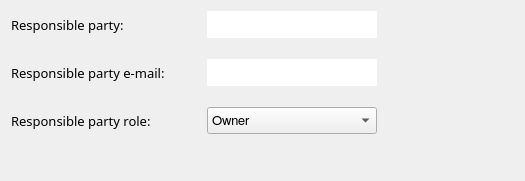
          <widget class="QWidget" name="page_10">
           <property name="geometry">
            <rect>
             <x>0</x>
             <y>0</y>
             <width>525</width>
             <height>181</height>
            </rect>
           </property>
           <attribute name="label">
            <string>Responsible Organisations</string>
           </attribute>
           <layout class="QGridLayout" name="gridLayout_9">
            <item row="0" column="0">
             <layout class="QHBoxLayout" name="horizontalLayout_28">
              <item>
               <layout class="QVBoxLayout" name="verticalLayout_19">
                <item>
                 <layout class="QVBoxLayout" name="verticalLayout_17">
                  <item>
                   <layout class="QVBoxLayout" name="verticalLayout_5">
                    <item>
                     <layout class="QHBoxLayout" name="horizontalLayout_19">
                      <item>
                       <widget class="QLabel" name="ro_responsibleParty_lb">
                        <property name="minimumSize">
                         <size>
                          <width>190</width>
                          <height>27</height>
                         </size>
                        </property>
                        <property name="maximumSize">
                         <size>
                          <width>190</width>
                          <height>27</height>
                         </size>
                        </property>
                        <property name="font">
                         <font>
                          <family>Droid Sans Fallback</family>
                          <pointsize>10</pointsize>
                          <weight>50</weight>
                          <bold>false</bold>
                          <stylestrategy>PreferAntialias</stylestrategy>
                         </font>
                        </property>
                        <property name="text">
                         <string>Responsible party:</string>
                        </property>
                       </widget>
                      </item>
                      <item>
                       <widget class="QLineEdit" name="ro_responsibleParty_ln">
                        <property name="minimumSize">
                         <size>
                          <width>170</width>
                          <height>27</height>
                         </size>
                        </property>
                        <property name="maximumSize">
                         <size>
                          <width>170</width>
                          <height>27</height>
                         </size>
                        </property>
                        <property name="font">
                         <font>
                          <family>FreeSans</family>
                          <pointsize>10</pointsize>
                          <weight>50</weight>
                          <bold>false</bold>
                          <stylestrategy>PreferAntialias</stylestrategy>
                         </font>
                        </property>
                        <property name="frame">
                         <bool>false</bool>
                        </property>
                       </widget>
                      </item>
                      <item>
                       <widget class="QToolButton" name="infoButton_24">
                        <property name="maximumSize">
                         <size>
                          <width>27</width>
                          <height>27</height>
                         </size>
                        </property>
                        <property name="text">
                         <string/>
                        </property>
                        <property name="icon">
                         <iconset>
                          <normaloff>icons/info_icon.png</normaloff>icons/info_icon.png</iconset>
                        </property>
                        <property name="iconSize">
                         <size>
                          <width>27</width>
                          <height>27</height>
                         </size>
                        </property>
                        <property name="autoRaise">
                         <bool>true</bool>
                        </property>
                       </widget>
                      </item>
                     </layout>
                    </item>
                    <item>
                     <spacer name="verticalSpacer_20">
                      <property name="orientation">
                       <enum>Qt::Vertical</enum>
                      </property>
                      <property name="sizeType">
                       <enum>QSizePolicy::Fixed</enum>
                      </property>
                      <property name="sizeHint" stdset="0">
                       <size>
                        <width>20</width>
                        <height>15</height>
                       </size>
                      </property>
                     </spacer>
                    </item>
                    <item>
                     <layout class="QHBoxLayout" name="horizontalLayout_20">
                      <item>
                       <widget class="QLabel" name="ro_responsibleEmail_lb">
                        <property name="minimumSize">
                         <size>
                          <width>190</width>
                          <height>27</height>
                         </size>
                        </property>
                        <property name="maximumSize">
                         <size>
                          <width>190</width>
                          <height>27</height>
                         </size>
                        </property>
                        <property name="font">
                         <font>
                          <family>Droid Sans Fallback</family>
                          <pointsize>10</pointsize>
                          <weight>50</weight>
                          <bold>false</bold>
                          <stylestrategy>PreferAntialias</stylestrategy>
                         </font>
                        </property>
                        <property name="text">
                         <string>Responsible party e-mail:</string>
                        </property>
                       </widget>
                      </item>
                      <item>
                       <widget class="QLineEdit" name="ro_responsibleEmail_ln">
                        <property name="minimumSize">
                         <size>
                          <width>170</width>
                          <height>27</height>
                         </size>
                        </property>
                        <property name="maximumSize">
                         <size>
                          <width>170</width>
                          <height>27</height>
                         </size>
                        </property>
                        <property name="font">
                         <font>
                          <family>FreeSans</family>
                          <pointsize>10</pointsize>
                          <weight>50</weight>
                          <bold>false</bold>
                          <stylestrategy>PreferAntialias</stylestrategy>
                         </font>
                        </property>
                        <property name="frame">
                         <bool>false</bool>
                        </property>
                       </widget>
                      </item>
                      <item>
                       <widget class="QToolButton" name="infoButton_25">
                        <property name="maximumSize">
                         <size>
                          <width>27</width>
                          <height>27</height>
                         </size>
                        </property>
                        <property name="text">
                         <string/>
                        </property>
                        <property name="icon">
                         <iconset>
                          <normaloff>icons/info_icon.png</normaloff>icons/info_icon.png</iconset>
                        </property>
                        <property name="iconSize">
                         <size>
                          <width>27</width>
                          <height>27</height>
                         </size>
                        </property>
                        <property name="autoRaise">
                         <bool>true</bool>
                        </property>
                       </widget>
                      </item>
                     </layout>
                    </item>
                    <item>
                     <spacer name="verticalSpacer_33">
                      <property name="orientation">
                       <enum>Qt::Vertical</enum>
                      </property>
                      <property name="sizeType">
                       <enum>QSizePolicy::Fixed</enum>
                      </property>
                      <property name="sizeHint" stdset="0">
                       <size>
                        <width>20</width>
                        <height>15</height>
                       </size>
                      </property>
                     </spacer>
                    </item>
                    <item>
                     <layout class="QHBoxLayout" name="horizontalLayout_21">
                      <item>
                       <widget class="QLabel" name="ro_label_3">
                        <property name="minimumSize">
                         <size>
                          <width>190</width>
                          <height>27</height>
                         </size>
                        </property>
                        <property name="maximumSize">
                         <size>
                          <width>190</width>
                          <height>27</height>
                         </size>
                        </property>
                        <property name="font">
                         <font>
                          <family>Droid Sans Fallback</family>
                          <pointsize>10</pointsize>
                          <weight>50</weight>
                          <bold>false</bold>
                          <stylestrategy>PreferAntialias</stylestrategy>
                         </font>
                        </property>
                        <property name="text">
                         <string>Responsible party role:</string>
                        </property>
                       </widget>
                      </item>
                      <item>
                       <widget class="QComboBox" name="ro_responsibleRole_rl1">
                        <property name="minimumSize">
                         <size>
                          <width>170</width>
                          <height>27</height>
                         </size>
                        </property>
                        <property name="maximumSize">
                         <size>
                          <width>170</width>
                          <height>27</height>
                         </size>
                        </property>
                        <property name="font">
                         <font>
                          <family>FreeSans</family>
                          <pointsize>10</pointsize>
                          <weight>50</weight>
                          <bold>false</bold>
                          <stylestrategy>PreferAntialias</stylestrategy>
                         </font>
                        </property>
                        <property name="currentIndex">
                         <number>4</number>
                        </property>
                        <item>
                         <property name="text">
                          <string>Author</string>
                         </property>
                        </item>
                        <item>
                         <property name="text">
                          <string>Custodian</string>
                         </property>
                        </item>
                        <item>
                         <property name="text">
                          <string>Distributor</string>
                         </property>
                        </item>
                        <item>
                         <property name="text">
                          <string>Originator</string>
                         </property>
                        </item>
                        <item>
                         <property name="text">
                          <string>Owner</string>
                         </property>
                        </item>
                        <item>
                         <property name="text">
                          <string>Point of Contact</string>
                         </property>
                        </item>
                        <item>
                         <property name="text">
                          <string>Principal Investigator</string>
                         </property>
                        </item>
                        <item>
                         <property name="text">
                          <string>Processor</string>
                         </property>
                        </item>
                        <item>
                         <property name="text">
                          <string>Publisher</string>
                         </property>
                        </item>
                        <item>
                         <property name="text">
                          <string>Resource Provider</string>
                         </property>
                        </item>
                        <item>
                         <property name="text">
                          <string>User</string>
                         </property>
                        </item>
                       </widget>
                      </item>
                      <item>
                       <widget class="QToolButton" name="infoButton_26">
                        <property name="maximumSize">
                         <size>
                          <width>27</width>
                          <height>27</height>
                         </size>
                        </property>
                        <property name="text">
                         <string/>
                        </property>
                        <property name="icon">
                         <iconset>
                          <normaloff>icons/info_icon.png</normaloff>icons/info_icon.png</iconset>
                        </property>
                        <property name="iconSize">
                         <size>
                          <width>27</width>
                          <height>27</height>
                         </size>
                        </property>
                        <property name="autoRaise">
                         <bool>true</bool>
                        </property>
                       </widget>
                      </item>
                     </layout>
                    </item>
                   </layout>
                  </item>
                 </layout>
                </item>
                <item>
                 <layout class="QVBoxLayout" name="verticalLayout_18"/>
                </item>
               </layout>
              </item>
              <item>
               <spacer name="horizontalSpacer_28">
                <property name="orientation">
                 <enum>Qt::Horizontal</enum>
                </property>
                <property name="sizeType">
                 <enum>QSizePolicy::Fixed</enum>
                </property>
                <property name="sizeHint" stdset="0">
                 <size>
                  <width>20</width>
                  <height>20</height>
                 </size>
                </property>
               </spacer>
              </item>
              <item>
               <widget class="QToolButton" name="plusButton_7">
                <property name="minimumSize">
                 <size>
                  <width>27</width>
                  <height>27</height>
                 </size>
                </property>
                <property name="maximumSize">
                 <size>
                  <width>27</width>
                  <height>27</height>
                 </size>
                </property>
                <property name="toolTip">
                 <string>&lt;html&gt;&lt;head/&gt;&lt;body&gt;&lt;p&gt;Click here to add a responsible party&lt;/p&gt;&lt;/body&gt;&lt;/html&gt;</string>
                </property>
                <property name="text">
                 <string/>
                </property>
                <property name="icon">
                 <iconset>
                  <normaloff>icons/plus_icon.png</normaloff>icons/plus_icon.png</iconset>
                </property>
                <property name="iconSize">
                 <size>
                  <width>27</width>
                  <height>27</height>
                 </size>
                </property>
                <property name="autoRaise">
                 <bool>true</bool>
                </property>
               </widget>
              </item>
              <item>
               <widget class="QToolButton" name="delButton_8">
                <property name="enabled">
                 <bool>false</bool>
                </property>
                <property name="minimumSize">
                 <size>
                  <width>27</width>
                  <height>27</height>
                 </size>
                </property>
                <property name="maximumSize">
                 <size>
                  <width>27</width>
                  <height>27</height>
                 </size>
                </property>
                <property name="text">
                 <string/>
                </property>
                <property name="icon">
                 <iconset>
                  <normaloff>icons/none_icon.png</normaloff>icons/none_icon.png</iconset>
                </property>
                <property name="iconSize">
                 <size>
                  <width>27</width>
                  <height>27</height>
                 </size>
                </property>
                <property name="autoRaise">
                 <bool>true</bool>
                </property>
               </widget>
              </item>
             </layout>
            </item>
            <item row="0" column="1">
             <spacer name="horizontalSpacer_8">
              <property name="orientation">
               <enum>Qt::Horizontal</enum>
              </property>
              <property name="sizeType">
               <enum>QSizePolicy::Expanding</enum>
              </property>
              <property name="sizeHint" stdset="0">
               <size>
                <width>302</width>
                <height>20</height>
               </size>
              </property>
             </spacer>
            </item>
            <item row="1" column="0">
             <spacer name="verticalSpacer_6">
              <property name="orientation">
               <enum>Qt::Vertical</enum>
              </property>
              <property name="sizeHint" stdset="0">
               <size>
                <width>20</width>
                <height>191</height>
               </size>
              </property>
             </spacer>
            </item>
           </layout>
          </widget>
